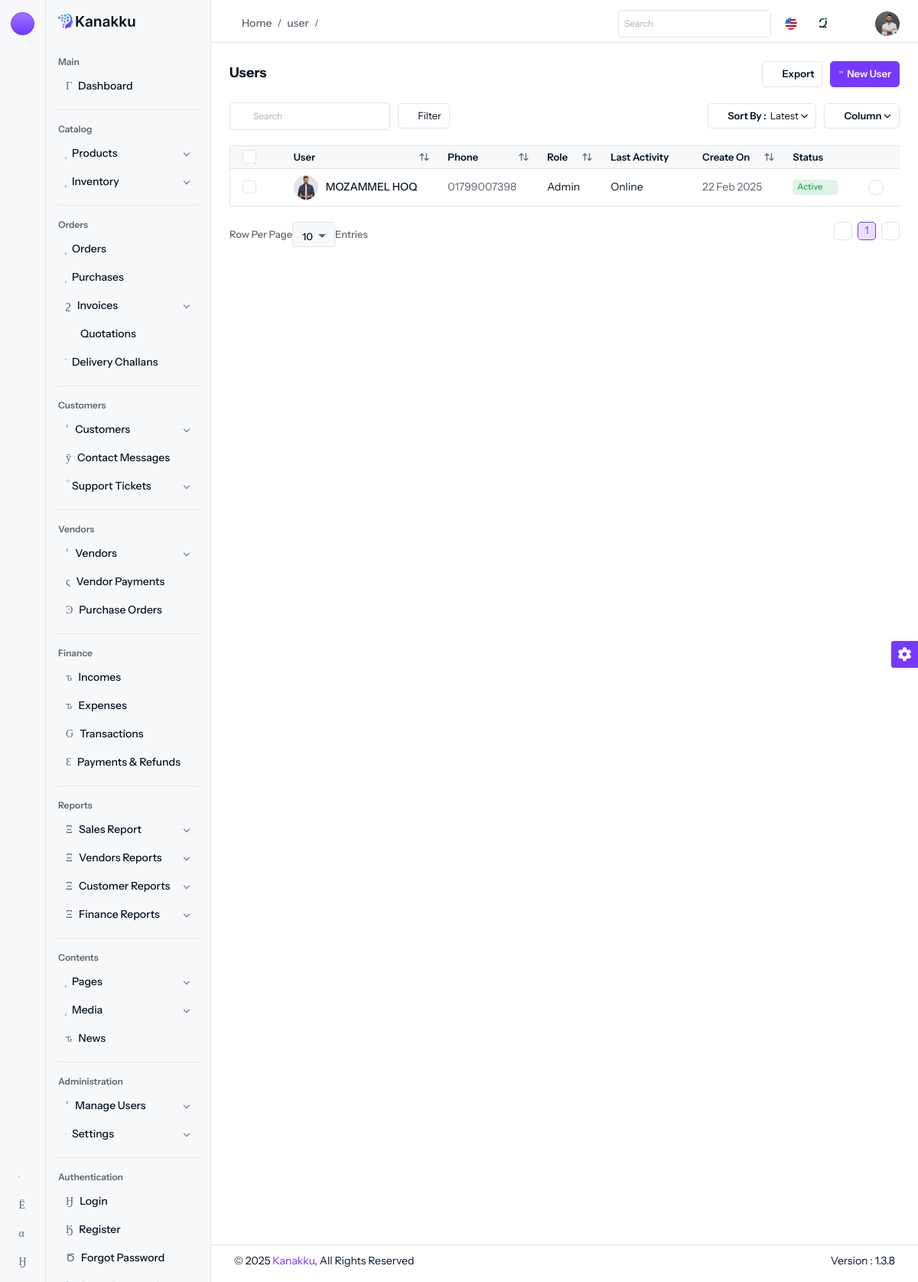
The page /user (signed in) on the database its author committed.
### tables this page shows
CREATE TABLE `users` (
  `id` int NOT NULL,
  `name` varchar(255) DEFAULT NULL,
  `username` varchar(255) DEFAULT NULL,
  `email` varchar(255) DEFAULT NULL,
  `phone` varchar(255) NOT NULL,
  `password` varchar(255) DEFAULT NULL,
  `photo` varchar(255) NOT NULL,
  `role_id` int DEFAULT NULL,
  `status` varchar(50) DEFAULT NULL,
  `created_at` datetime DEFAULT CURRENT_TIMESTAMP,
  `updated_at` datetime DEFAULT CURRENT_TIMESTAMP
);

CREATE TABLE `roles` (
  `id` int NOT NULL,
  `name` varchar(255) DEFAULT NULL,
  `description` text,
  `created_at` datetime DEFAULT CURRENT_TIMESTAMP,
  `updated_at` datetime DEFAULT CURRENT_TIMESTAMP
);

### controllers/System/UserController.php (called while the page is built, shortened)
<?php
class UserController extends Controller
{
	public function index()
	{
		$data = User::all();
		view("System", $data);
	}
}

### configs/app_config.php (called while the page is built, shortened)
<?php
$base_url = "http://localhost/elctro_Ecom_project/admin";

### models/System/user.model.php (called while the page is built, shortened)
<?php
class User extends Model implements JsonSerializable{
	public static function all(){
		global $db,$tx;
		$result=$db->query("select id,name,username,email,phone,password,photo,role_id,status,created_at,updated_at from {$tx}users");
		$data=[];
		while($user=$result->fetch_object()){
			$data[]=$user;
		}
			return $data;
	}
}
?>

### models/System/role.model.php (called while the page is built, shortened)
<?php
class Role extends Model implements JsonSerializable
{
	public static function find($id)
	{
		global $db, $tx;
		$result = $db->query("select id,name,description,created_at,updated_at from {$tx}roles where id='$id'");
		$role = $result->fetch_object();
		return $role;
	}
}

### views/pages/system/user/index.php (the view, shortened to what this page needs)
<div class="content content-two">
    <div class="d-flex d-block align-items-center justify-content-between flex-wrap gap-3 mb-3">
        <div>
            <h6>Users</h6>
        </div>
        <div class="d-flex my-xl-auto right-content align-items-center flex-wrap gap-2">
            <div class="dropdown">
                <a href="javascript:void(0);" class="btn btn-outline-white d-inline-flex align-items-center" data-bs-toggle="dropdown">
                    <i class="isax isax-export-1 me-1"></i>Export
                </a>
            </div>
            <div>
                <a href="<?= $base_url ?>/user/create" class="btn btn-primary d-flex align-items-center">
                    <i class="isax isax-add-circle5 me-1"></i>New User
                </a>
            </div>
        </div>
    </div>
    <div class="mb-3">
        <div class="d-flex align-items-center justify-content-between flex-wrap gap-3">
            <div class="d-flex align-items-center flex-wrap gap-2">
                <div class="table-search d-flex align-items-center mb-0">
                    <div class="search-input">
                        <a href="javascript:void(0);" class="btn-searchset"><i class="isax isax-search-normal fs-12"></i></a>
                        <div id="DataTables_Table_0_filter" class="dataTables_filter"><label> <input type="search" class="form-control form-control-sm" placeholder="Search" aria-controls="DataTables_Table_0"></label></div>
                    </div>
                </div>
                <a class="btn btn-outline-white fw-normal d-inline-flex align-items-center" href="javascript:void(0);" data-bs-toggle="offcanvas" data-bs-target="#customcanvas">
                    <i class="isax isax-filter me-1"></i>Filter
                </a>
            </div>
            <div class="d-flex align-items-center flex-wrap gap-2">
                <div class="dropdown">
                    <a href="javascript:void(0);" class="dropdown-toggle btn btn-outline-white d-inline-flex align-items-center" data-bs-toggle="dropdown">
                        <i class="isax isax-sort me-1"></i>Sort By : <span class="fw-normal ms-1">Latest</span>
                    </a>
                </div>
                <div class="dropdown">
                    <a href="javascript:void(0);" class="dropdown-toggle btn btn-outline-white d-inline-flex align-items-center" data-bs-toggle="dropdown" data-bs-auto-close="outside">
                        <i class="isax isax-grid-3 me-1"></i>Column
                    </a>
                </div>
            </div>
        </div>
    </div>
    <div class="table-responsive">
        <div id="DataTables_Table_0_wrapper" class="dataTables_wrapper dt-bootstrap5 no-footer">
            <table class="table table-nowrap datatable dataTable no-footer" id="DataTables_Table_0" aria-describedby="DataTables_Table_0_info">
                <thead class="thead-light">
                    <tr>
                        <th class="no-sort sorting sorting_asc" tabindex="0" aria-controls="DataTables_Table_0" rowspan="1" colspan="1" aria-sort="ascending" aria-label="
                                : activate to sort column descending">
                            <div class="form-check form-check-md">
                                <input class="form-check-input" type="checkbox" id="select-all">
                            </div>
                        </th>
                        <th class="sorting" tabindex="0" aria-controls="DataTables_Table_0" rowspan="1" colspan="1" aria-label="User: activate to sort column ascending">User</th>
                        <th class="sorting" tabindex="0" aria-controls="DataTables_Table_0" rowspan="1" colspan="1" aria-label="Phone: activate to sort column ascending">Phone</th>
                        <th class="sorting" tabindex="0" aria-controls="DataTables_Table_0" rowspan="1" colspan="1" aria-label="Role: activate to sort column ascending">Role</th>
                        <th class="no-sort sorting" tabindex="0" aria-controls="DataTables_Table_0" rowspan="1" colspan="1" aria-label="Last Activity: activate to sort column ascending">Last Activity</th>
                        <th class="sorting" tabindex="0" aria-controls="DataTables_Table_0" rowspan="1" colspan="1" aria-label="Create On: activate to sort column ascending">Create On</th>
                        <th class="no-sort sorting" tabindex="0" aria-controls="DataTables_Table_0" rowspan="1" colspan="1" aria-label="Status: activate to sort column ascending">Status</th>
                        <th class="no-sort sorting" tabindex="0" aria-controls="DataTables_Table_0" rowspan="1" colspan="1" aria-label=": activate to sort column ascending"></th>
                    </tr>
                </thead>
                <tbody>
                    <?php
                    foreach ($data as $row) :
                        $role = Role::find($row->role_id);
                    ?>
                        <tr class="odd">
                            <td class="sorting_1">
                                <div class="form-check form-check-md">
                                    <input class="form-check-input" type="checkbox">
                                </div>
                            </td>
                            <td>
                                <div class="d-flex align-items-center">
                                    <a href="javascript:void(0);" class="avatar avatar-sm rounded-circle me-2 flex-shrink-0">
                                        <img src="<?= $base_url ?>/assets/img/profiles/<?= $row->photo ?>" class="rounded-circle" alt="img">
                                    </a>
                                    <div>
                                        <h6 class="fs-14 fw-medium mb-0"><a href="javascript:void(0);"><?= $row->name ?></a></h6>
                                    </div>
                                </div>
                            </td>
                            <td><?= $row->phone ?></td>
                            <td class="text-dark"><?= $role->name ?? "" ?></td>
                            <td class="text-dark">Online</td>
                            <td>22 Feb 2025</td>
                            <td>
                                <span class="badge badge-soft-success d-inline-flex align-items-center"><?= $row->status ?>
                                    <i class="isax isax-tick-circle ms-1"></i>
                                </span>
                            </td>
                            <td class="action-item">
                                <a href="javascript:void(0);" data-bs-toggle="dropdown" aria-expanded="false">
                                    <i class="isax isax-more"></i>
                                </a>
                            </td>
                        </tr>
                    <?php endforeach; ?>
                </tbody>
            </table>
        </div>
    </div>
</div>

### rows shown on the page
users: photo (picture), name "MOZAMMEL HOQ", phone "01799007398", role.name "Admin", status "Active"

### other values the page prints
$_GET["class"] "user"
